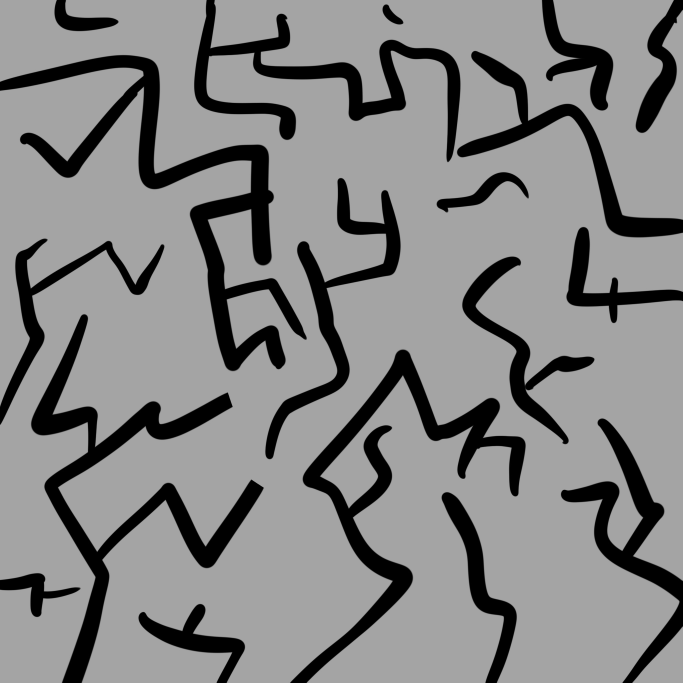
#> input picture game/resources/sprites/floor_3.png, 2048 x 2048 px (shown at 1/3 size)
$ python image_resizer.py
#> lines starting #> are read from the running program, lines starting #| are printed output that depends on the picture
from PIL import Image


def resize(filename):
#> called with filename = 'floor_3.png'
    img = Image.open(filename)
#> img is the input picture: PIL image 2048x2048 RGB; min 0, max 172, mean 132.1
    img = img.resize((64, 64))
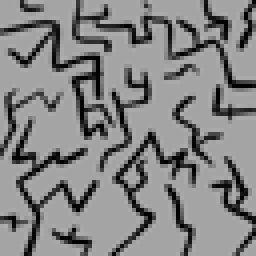
#> img: PIL image 64x64 RGB (shown 4 times larger); min 0, max 179, mean 132.4
    img.save("64x64_" + filename)


resize('floor_3.png')

$ run again, with game/resources/sprites/floor_1.png copied over game/resources/sprites/floor_3.png
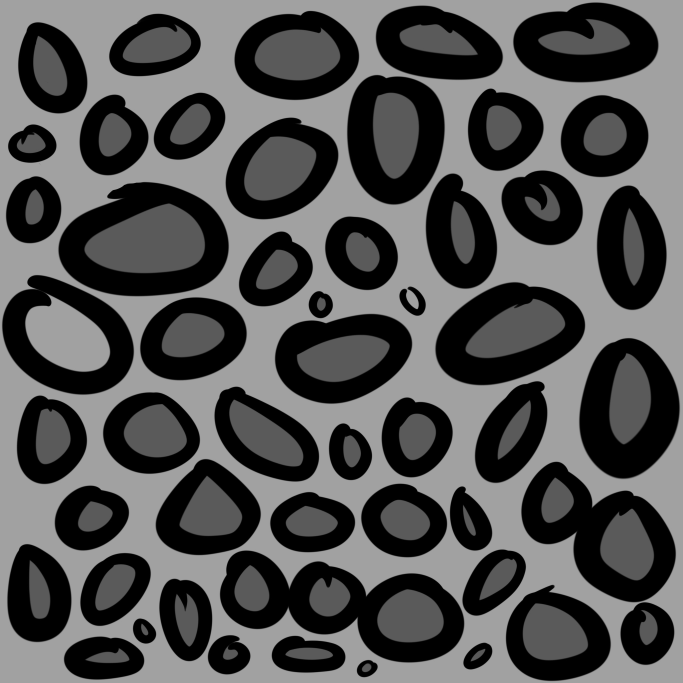
#> input picture game/resources/sprites/floor_1.png, 2048 x 2048 px (shown at 1/3 size)
#> in resize, img is the input picture: PIL image 2048x2048 RGB; min 0, max 170, mean 82.3
#> in resize, `img = img.resize((64, 64))`:
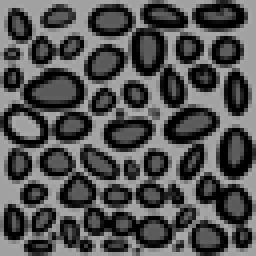
#> img: PIL image 64x64 RGB (shown 4 times larger); min 0, max 174, mean 83.3

$ run again, with game/resources/sprites/floor_2.png copied over game/resources/sprites/floor_3.png
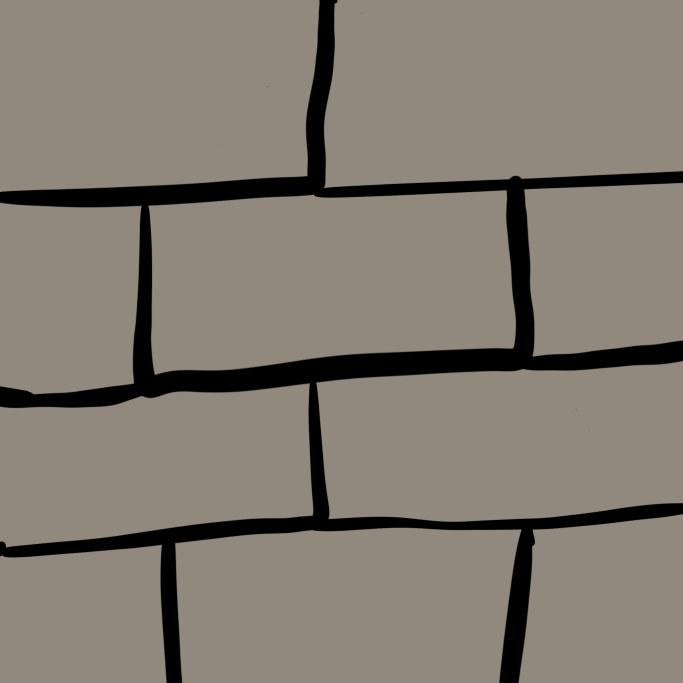
#> input picture game/resources/sprites/floor_2.png, 2048 x 2048 px (shown at 1/3 size)
#> in resize, img is the input picture: PIL image 2048x2048 RGB; mean R, G, B 130, 122.8, 113
#> in resize, `img = img.resize((64, 64))`:
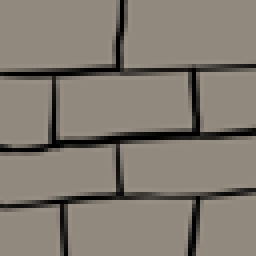
#> img: PIL image 64x64 RGB (shown 4 times larger); mean R, G, B 130.2, 123, 113.2
